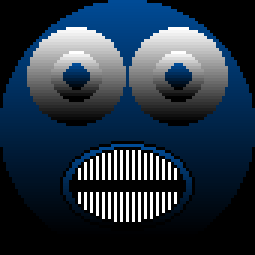
//> input picture App_OpenCV/App_OpenCV/Assets/Input_Pictures/Temp_Entity.png, 85 x 85 px (shown 3 times larger)
$ ./App_OpenCV   (built with g++ and OpenCV 4)
//> lines starting //> are read from the running program, lines starting //| are printed output that depends on the picture

#include "opencv2/core/core.hpp"
#include "opencv2/highgui/highgui.hpp"
#include "opencv2/imgproc.hpp"
#include <opencv2/core/utils/logger.hpp>
#include <iostream>


using namespace std;
using namespace cv;

int main()
{
    utils::logging::setLogLevel(cv::utils::logging::LOG_LEVEL_WARNING);

    string image_path = "Assets/Input_Pictures/Temp_Entity.png";

    Mat image = imread(image_path, IMREAD_COLOR);
//> image is the input picture: 85 rows x 85 cols, CV_8UC3; mean B, G, R 65.3, 50.7, 36.3

    cvtColor(image, image, COLOR_RGB2GRAY);
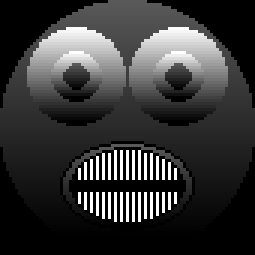
//> image: 85 rows x 85 cols, CV_8UC1 (shown 3 times larger); min 0, max 255, mean 53.4

    resize(image, image, { 500,500 });
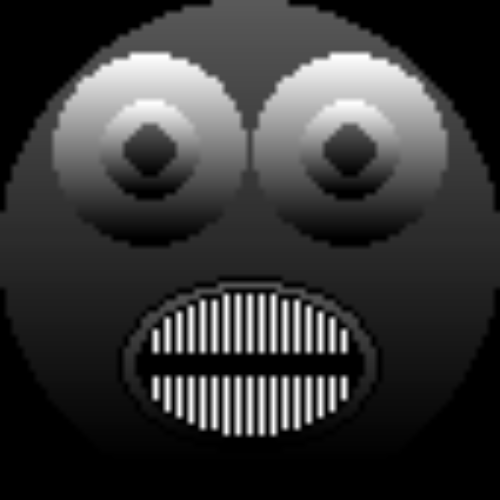
//> image: 500 rows x 500 cols, CV_8UC1; min 0, max 254, mean 53.3

    imshow("ImageNew", image);

    waitKey(0);

    return 0;
}
